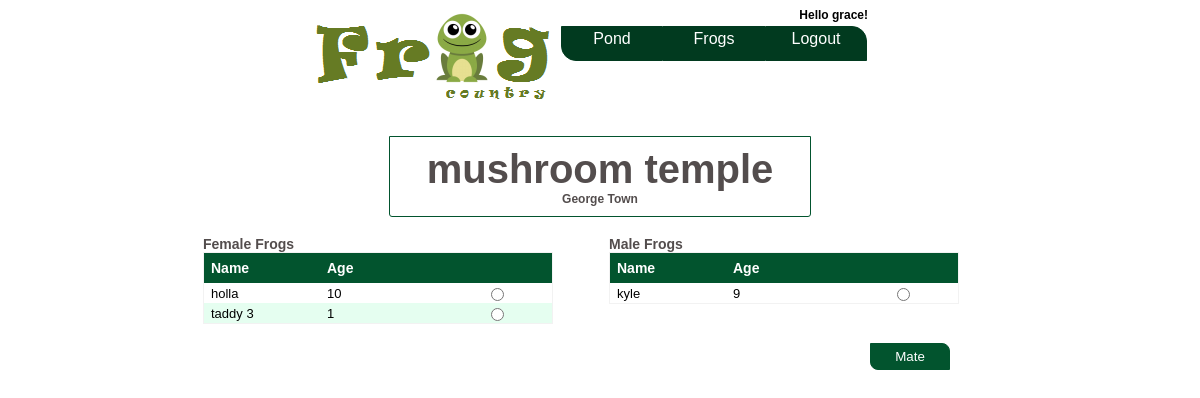
The page /controller/pond.php?action=view&id=2 (signed in) on the database its author committed.
### tables this page shows
CREATE TABLE `pond` (
  `pond_id` int(11) NOT NULL AUTO_INCREMENT,
  `pond_name` varchar(30) NOT NULL,
  `pond_location` varchar(50) DEFAULT NULL,
  `pond_status` tinyint(1) DEFAULT '1' COMMENT '1:open; 0:close',
  PRIMARY KEY (`pond_id`)
);

CREATE TABLE `frog` (
  `frog_id` int(11) NOT NULL AUTO_INCREMENT,
  `name` varchar(20) NOT NULL,
  `gender` enum('M','F') DEFAULT NULL,
  `birthdate` date DEFAULT NULL,
  `deathdate` date DEFAULT NULL,
  `pond_id` int(11) DEFAULT NULL,
  `father` int(11) DEFAULT NULL,
  `mother` int(11) DEFAULT NULL,
  PRIMARY KEY (`frog_id`)
);

### db_connect.php (called while the page is built, shortened)
<?php
class DB_Connect{
	function connect(){
		$username = "root";
		$password = "";
		$hostname = "localhost";
		$conn = mysql_connect($hostname, $username, $password);
		$db_selected = mysql_select_db('frogcountry', $conn);
		return $conn;
	}
}
?>

### model/pond_model.php (called while the page is built, shortened)
<?php
require_once("../db_connect.php");
class Pond_Model{
	function get_pond_froglist($pond_id, $gender){
		$db_conn = new DB_Connect();
		$query = "SELECT frog_id, name, FLOOR(DATEDIFF(NOW(),birthdate)/365) AS age FROM frog WHERE gender = '{$gender}' AND deathdate IS NULL AND pond_id = '{$pond_id}'";
		$result = mysql_query($query,$db_conn->connect());
		$arr_pond_frogs = array();
		while($row = mysql_fetch_array($result)){
			array_push($arr_pond_frogs,$row);
		}
		return $arr_pond_frogs;
	}
	function get_pond_name($pond_id){
		$db_conn = new DB_Connect();
		$query = "SELECT pond_name from pond where pond_id = '{$pond_id}'";
		$result = mysql_query($query,$db_conn->connect());
		$row = mysql_fetch_row($result);
		return $row['0'];
	}
	function get_pond_location($pond_id){
		$db_conn = new DB_Connect();
		$query = "SELECT pond_location from pond where pond_id = '{$pond_id}'";
		$result = mysql_query($query,$db_conn->connect());
		$row = mysql_fetch_row($result);
		return $row['0'];
	}
}
?>

### view/mate_frog.php (the view, shortened to what this page needs)
<html>
<head><title>Frog Country</title></head>
<body>
	<?php include("menu.php");?>
	<br/><br/>
		<div style="width:800px;margin:auto;padding:0px;">
			<div class = "tform_div tform_text" style = "text-align: center;"><?php echo $pond_name;?> <br/>
				<div class = "subtext"> <?php echo $pond_location;?> </div> </div><br/>
			<form name="frm_mate" id="frm_mate" action="../controller/frog.php?action=mate" method="post">
				<div style="float:left;width:400px;" class="subtitle">Female Frogs<br />
					<table align="left" style="width:350px;" cellpadding = 2 cellspacing = 0 class = "tdata">
						<tr class = "theader" >
							<td width="15%">Name</td>
							<td width="15%">Age</td>
							<td width="15%"></td>
						</tr>
						<?php
					foreach($arr_female_frog as $key => $frog):?>
						<tr>
							<td><?php echo $frog['name'];?></td>
							<td><?php echo $frog['age'];?></td>
							<td align="center"><input name="f_frog" type="radio" value="<?php echo $frog['frog_id'];?>"></td>
						</tr>
					<?php endforeach;?>
					</table>
				</div>
				<div style="float:left;"  class="subtitle">Male Frogs
					<table align="center" style="width:350px;" class = "tdata" cellpadding = 2 cellspacing = 0>
						<tr class = "theader">
							<td width="15%">Name</td>
							<td width="15%">Age</td>
							<td width="15%"></td>
						</tr>
						<?php
					foreach($arr_male_frog as $key => $frog):?>
						<tr>
							<td><?php echo $frog['name'];?></td>
							<td><?php echo $frog['age'];?></td>
							<td align="center"><input name="m_frog" type="radio" value="<?php echo $frog['frog_id'];?>"></td>
						</tr>
					<?php endforeach;?>
					</table>
				</div>
				<div style="clear:both;">&nbsp;</div>
				<div style="margin:auto;text-align:right;padding-right:50px;"><input class="button" type="button" onclick = "javacript:mate_frog();" value="Mate" /></div>
			</form>
			</div>
</body>
</html>

### view/menu.php (style rules this page uses)
body { font-family: Arial, "Trebuchet MS"; font-size: 14px; }
.theader { background-color:#02542e; color:#FFFFFF; font-weight:bold; font-size: 14px; }
.theader td { padding: 7px 0px; }
.tdata { border: 1px solid #f2f2f2; font-size: 13px; }
.tdata tr td { padding-left: 7px; }
.tdata tr:nth-child(even) { background: #fff; }
.tdata tr:nth-child(odd) { background: #e5fef0; }
.tdata tr:nth-child(1) { background: #02542e; color: #FFFFFF; font-weight: bold; }
.button { width:80px; margin:auto; text-align: center; border-radius: 0px 8px; background-color: #02542e; color: #ffffff; padding: 5px 0px; border: 1px solid #02542e; text-decoration: none; }
.tform_div { width: 400px; background-color: #FFFFFF; border: 1px solid #02542e; margin: auto; padding: 20px 10px; border-radius: 0px 0px 3px 3px; }
.subtext { font-size: 12px; color: #534d4d; }
.subtitle { font-size: 14px; color: #534d4d; padding:3px; font-weight:bold; }
.tform_text { font-size: 40px; color: #534d4d; padding:10px; font-weight:bold; }

### rows shown on the page
pond: pond_name "mushroom temple", pond_location "George Town"
frog: name "holla", age "10"
frog: name "taddy 3", age "1"
frog: name "kyle", age "9"

### other values the page prints
$_SESSION['username'] "grace"
